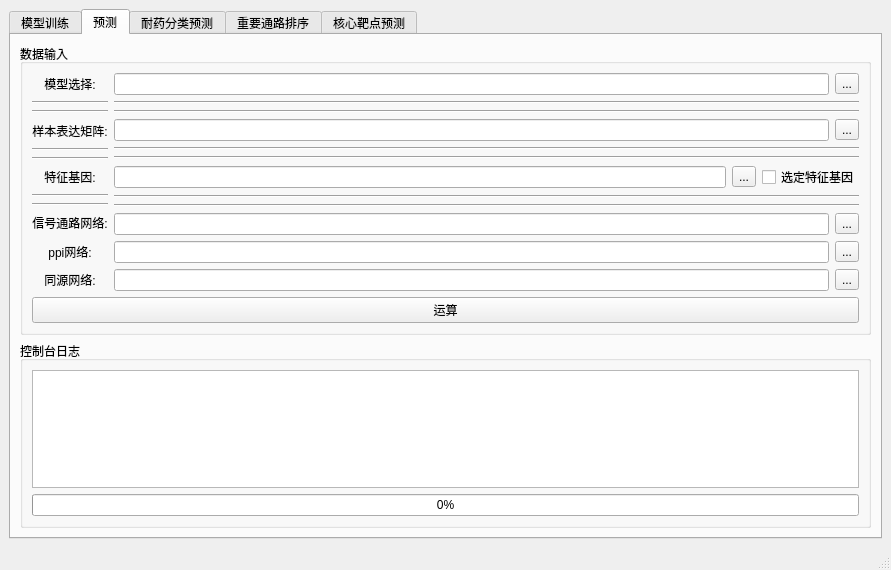
<?xml version="1.0" encoding="UTF-8"?>
<ui version="4.0">
 <class>MainWindow</class>
 <widget class="QMainWindow" name="MainWindow">
  <property name="enabled">
   <bool>true</bool>
  </property>
  <property name="geometry">
   <rect>
    <x>0</x>
    <y>0</y>
    <width>891</width>
    <height>570</height>
   </rect>
  </property>
  <property name="windowTitle">
   <string>GC-PGE</string>
  </property>
  <property name="iconSize">
   <size>
    <width>50</width>
    <height>50</height>
   </size>
  </property>
  <widget class="QWidget" name="centralwidget">
   <layout class="QGridLayout" name="gridLayout_6">
    <item row="0" column="0">
     <widget class="QTabWidget" name="tabWidget">
      <property name="currentIndex">
       <number>1</number>
      </property>
      <widget class="QWidget" name="tab_5">
       <attribute name="title">
        <string>模型训练</string>
       </attribute>
       <layout class="QHBoxLayout" name="horizontalLayout_14">
        <item>
         <layout class="QVBoxLayout" name="verticalLayout_10">
          <item>
           <widget class="QGroupBox" name="groupBox_2">
            <property name="toolTip">
             <string>&lt;html&gt;&lt;head/&gt;&lt;body&gt;&lt;p&gt;&lt;br/&gt;&lt;/p&gt;&lt;/body&gt;&lt;/html&gt;</string>
            </property>
            <property name="whatsThis">
             <string>&lt;html&gt;&lt;head/&gt;&lt;body&gt;&lt;p&gt;&lt;br/&gt;&lt;/p&gt;&lt;/body&gt;&lt;/html&gt;</string>
            </property>
            <property name="title">
             <string>数据输入</string>
            </property>
            <layout class="QVBoxLayout" name="verticalLayout_7">
             <item>
              <layout class="QHBoxLayout" name="horizontalLayout_10">
               <item>
                <layout class="QVBoxLayout" name="verticalLayout_8">
                 <item>
                  <widget class="QLabel" name="label_7">
                   <property name="toolTip">
                    <string>&lt;html&gt;&lt;head/&gt;&lt;body&gt;&lt;p&gt;请选择输入样本表达值矩阵文件&lt;/p&gt;&lt;/body&gt;&lt;/html&gt;</string>
                   </property>
                   <property name="text">
                    <string>样本表达矩阵:</string>
                   </property>
                   <property name="alignment">
                    <set>Qt::AlignCenter</set>
                   </property>
                   <property name="indent">
                    <number>-1</number>
                   </property>
                  </widget>
                 </item>
                 <item>
                  <widget class="Line" name="line_13">
                   <property name="orientation">
                    <enum>Qt::Horizontal</enum>
                   </property>
                  </widget>
                 </item>
                 <item>
                  <widget class="Line" name="line_14">
                   <property name="orientation">
                    <enum>Qt::Horizontal</enum>
                   </property>
                  </widget>
                 </item>
                 <item>
                  <widget class="QLabel" name="label_8">
                   <property name="toolTip">
                    <string>&lt;html&gt;&lt;head/&gt;&lt;body&gt;&lt;p&gt;请选择输入样本标签文件&lt;/p&gt;&lt;/body&gt;&lt;/html&gt;</string>
                   </property>
                   <property name="text">
                    <string>样本标签:</string>
                   </property>
                   <property name="alignment">
                    <set>Qt::AlignCenter</set>
                   </property>
                   <property name="indent">
                    <number>-1</number>
                   </property>
                  </widget>
                 </item>
                 <item>
                  <widget class="Line" name="line_15">
                   <property name="orientation">
                    <enum>Qt::Horizontal</enum>
                   </property>
                  </widget>
                 </item>
                 <item>
                  <widget class="Line" name="line_16">
                   <property name="orientation">
                    <enum>Qt::Horizontal</enum>
                   </property>
                  </widget>
                 </item>
                 <item>
                  <widget class="QLabel" name="label_9">
                   <property name="toolTip">
                    <string>&lt;html&gt;&lt;head/&gt;&lt;body&gt;&lt;p&gt;请选择特征基因，若需随机抽取加入训练的特征基因，则需勾选“选取特征基因”选项。&lt;/p&gt;&lt;/body&gt;&lt;/html&gt;</string>
                   </property>
                   <property name="text">
                    <string>特征基因:</string>
                   </property>
                   <property name="alignment">
                    <set>Qt::AlignCenter</set>
                   </property>
                   <property name="indent">
                    <number>-1</number>
                   </property>
                  </widget>
                 </item>
                 <item>
                  <widget class="Line" name="line_17">
                   <property name="orientation">
                    <enum>Qt::Horizontal</enum>
                   </property>
                  </widget>
                 </item>
                 <item>
                  <widget class="Line" name="line_18">
                   <property name="orientation">
                    <enum>Qt::Horizontal</enum>
                   </property>
                  </widget>
                 </item>
                 <item>
                  <widget class="QLabel" name="label_10">
                   <property name="toolTip">
                    <string>&lt;html&gt;&lt;head/&gt;&lt;body&gt;&lt;p&gt;请选择信号通路网络文件&lt;/p&gt;&lt;/body&gt;&lt;/html&gt;</string>
                   </property>
                   <property name="text">
                    <string>信号通路网络:</string>
                   </property>
                   <property name="alignment">
                    <set>Qt::AlignCenter</set>
                   </property>
                   <property name="indent">
                    <number>-1</number>
                   </property>
                  </widget>
                 </item>
                 <item>
                  <widget class="QLabel" name="label_11">
                   <property name="toolTip">
                    <string>&lt;html&gt;&lt;head/&gt;&lt;body&gt;&lt;p&gt;请选择PPI网络文件&lt;/p&gt;&lt;/body&gt;&lt;/html&gt;</string>
                   </property>
                   <property name="text">
                    <string>ppi网络:</string>
                   </property>
                   <property name="alignment">
                    <set>Qt::AlignCenter</set>
                   </property>
                   <property name="indent">
                    <number>-1</number>
                   </property>
                  </widget>
                 </item>
                 <item>
                  <widget class="QLabel" name="label_12">
                   <property name="toolTip">
                    <string>&lt;html&gt;&lt;head/&gt;&lt;body&gt;&lt;p&gt;请选择同源基因网络文件&lt;/p&gt;&lt;/body&gt;&lt;/html&gt;</string>
                   </property>
                   <property name="text">
                    <string>同源网络:</string>
                   </property>
                   <property name="alignment">
                    <set>Qt::AlignCenter</set>
                   </property>
                   <property name="indent">
                    <number>-1</number>
                   </property>
                  </widget>
                 </item>
                </layout>
               </item>
               <item>
                <layout class="QVBoxLayout" name="verticalLayout_9">
                 <item>
                  <layout class="QHBoxLayout" name="horizontalLayout_3">
                   <item>
                    <widget class="QLineEdit" name="lineEdit_7"/>
                   </item>
                   <item>
                    <widget class="QToolButton" name="toolButton_7">
                     <property name="text">
                      <string>...</string>
                     </property>
                    </widget>
                   </item>
                  </layout>
                 </item>
                 <item>
                  <widget class="Line" name="line_19">
                   <property name="orientation">
                    <enum>Qt::Horizontal</enum>
                   </property>
                  </widget>
                 </item>
                 <item>
                  <widget class="Line" name="line_20">
                   <property name="orientation">
                    <enum>Qt::Horizontal</enum>
                   </property>
                  </widget>
                 </item>
                 <item>
                  <layout class="QHBoxLayout" name="horizontalLayout_8">
                   <item>
                    <widget class="QLineEdit" name="lineEdit_8"/>
                   </item>
                   <item>
                    <widget class="QToolButton" name="toolButton_8">
                     <property name="text">
                      <string>...</string>
                     </property>
                    </widget>
                   </item>
                  </layout>
                 </item>
                 <item>
                  <widget class="Line" name="line_21">
                   <property name="orientation">
                    <enum>Qt::Horizontal</enum>
                   </property>
                  </widget>
                 </item>
                 <item>
                  <widget class="Line" name="line_22">
                   <property name="orientation">
                    <enum>Qt::Horizontal</enum>
                   </property>
                  </widget>
                 </item>
                 <item>
                  <layout class="QHBoxLayout" name="horizontalLayout_9">
                   <item>
                    <widget class="QLineEdit" name="lineEdit_9"/>
                   </item>
                   <item>
                    <widget class="QToolButton" name="toolButton_9">
                     <property name="text">
                      <string>...</string>
                     </property>
                    </widget>
                   </item>
                   <item>
                    <widget class="QCheckBox" name="checkBox_2">
                     <property name="text">
                      <string>选定特征基因</string>
                     </property>
                    </widget>
                   </item>
                  </layout>
                 </item>
                 <item>
                  <widget class="Line" name="line_23">
                   <property name="orientation">
                    <enum>Qt::Horizontal</enum>
                   </property>
                  </widget>
                 </item>
                 <item>
                  <widget class="Line" name="line_24">
                   <property name="orientation">
                    <enum>Qt::Horizontal</enum>
                   </property>
                  </widget>
                 </item>
                 <item>
                  <layout class="QHBoxLayout" name="horizontalLayout_11">
                   <item>
                    <widget class="QLineEdit" name="lineEdit_10"/>
                   </item>
                   <item>
                    <widget class="QToolButton" name="toolButton_10">
                     <property name="text">
                      <string>...</string>
                     </property>
                    </widget>
                   </item>
                  </layout>
                 </item>
                 <item>
                  <layout class="QHBoxLayout" name="horizontalLayout_12">
                   <item>
                    <widget class="QLineEdit" name="lineEdit_11"/>
                   </item>
                   <item>
                    <widget class="QToolButton" name="toolButton_11">
                     <property name="text">
                      <string>...</string>
                     </property>
                    </widget>
                   </item>
                  </layout>
                 </item>
                 <item>
                  <layout class="QHBoxLayout" name="horizontalLayout_13">
                   <item>
                    <widget class="QLineEdit" name="lineEdit_12"/>
                   </item>
                   <item>
                    <widget class="QToolButton" name="toolButton_12">
                     <property name="text">
                      <string>...</string>
                     </property>
                    </widget>
                   </item>
                  </layout>
                 </item>
                </layout>
               </item>
              </layout>
             </item>
             <item>
              <widget class="QPushButton" name="pushButton_6">
               <property name="text">
                <string>运算</string>
               </property>
              </widget>
             </item>
            </layout>
           </widget>
          </item>
          <item>
           <widget class="QGroupBox" name="groupBox_4">
            <property name="title">
             <string>控制台日志</string>
            </property>
            <layout class="QGridLayout" name="gridLayout_5">
             <item row="0" column="0">
              <layout class="QVBoxLayout" name="verticalLayout_4">
               <item>
                <widget class="QTextEdit" name="textEdit"/>
               </item>
               <item>
                <widget class="QProgressBar" name="progressBar_3">
                 <property name="enabled">
                  <bool>true</bool>
                 </property>
                 <property name="value">
                  <number>0</number>
                 </property>
                 <property name="textVisible">
                  <bool>true</bool>
                 </property>
                </widget>
               </item>
              </layout>
             </item>
            </layout>
           </widget>
          </item>
         </layout>
        </item>
        <item>
         <widget class="QGroupBox" name="groupBox_3">
          <property name="title">
           <string>训练结果</string>
          </property>
          <layout class="QGridLayout" name="gridLayout_2">
           <item row="0" column="0">
            <layout class="QVBoxLayout" name="verticalLayout_6">
             <item>
              <widget class="QGraphicsView" name="graphicsView"/>
             </item>
             <item>
              <widget class="QGraphicsView" name="graphicsView_2"/>
             </item>
             <item>
              <widget class="QPushButton" name="pushButton_2">
               <property name="text">
                <string>保存结果</string>
               </property>
              </widget>
             </item>
            </layout>
           </item>
          </layout>
         </widget>
        </item>
       </layout>
      </widget>
      <widget class="QWidget" name="tab">
       <attribute name="title">
        <string>预测</string>
       </attribute>
       <layout class="QGridLayout" name="gridLayout">
        <item row="0" column="0">
         <widget class="QGroupBox" name="groupBox">
          <property name="toolTip">
           <string>&lt;html&gt;&lt;head/&gt;&lt;body&gt;&lt;p&gt;&lt;br/&gt;&lt;/p&gt;&lt;/body&gt;&lt;/html&gt;</string>
          </property>
          <property name="whatsThis">
           <string>&lt;html&gt;&lt;head/&gt;&lt;body&gt;&lt;p&gt;&lt;br/&gt;&lt;/p&gt;&lt;/body&gt;&lt;/html&gt;</string>
          </property>
          <property name="title">
           <string>数据输入</string>
          </property>
          <layout class="QVBoxLayout" name="verticalLayout_3">
           <item>
            <layout class="QFormLayout" name="formLayout">
             <item row="0" column="0">
              <layout class="QVBoxLayout" name="verticalLayout_2">
               <item>
                <widget class="QLabel" name="label">
                 <property name="toolTip">
                  <string>&lt;html&gt;&lt;head/&gt;&lt;body&gt;&lt;p&gt;请选择输入样本表达值矩阵文件&lt;/p&gt;&lt;/body&gt;&lt;/html&gt;</string>
                 </property>
                 <property name="text">
                  <string>模型选择:</string>
                 </property>
                 <property name="alignment">
                  <set>Qt::AlignCenter</set>
                 </property>
                 <property name="indent">
                  <number>-1</number>
                 </property>
                </widget>
               </item>
               <item>
                <widget class="Line" name="line_10">
                 <property name="orientation">
                  <enum>Qt::Horizontal</enum>
                 </property>
                </widget>
               </item>
               <item>
                <widget class="Line" name="line_9">
                 <property name="orientation">
                  <enum>Qt::Horizontal</enum>
                 </property>
                </widget>
               </item>
               <item>
                <widget class="QLabel" name="label_2">
                 <property name="toolTip">
                  <string>&lt;html&gt;&lt;head/&gt;&lt;body&gt;&lt;p&gt;请选择输入样本标签文件&lt;/p&gt;&lt;/body&gt;&lt;/html&gt;</string>
                 </property>
                 <property name="text">
                  <string>样本表达矩阵:</string>
                 </property>
                 <property name="alignment">
                  <set>Qt::AlignCenter</set>
                 </property>
                 <property name="indent">
                  <number>-1</number>
                 </property>
                </widget>
               </item>
               <item>
                <widget class="Line" name="line">
                 <property name="orientation">
                  <enum>Qt::Horizontal</enum>
                 </property>
                </widget>
               </item>
               <item>
                <widget class="Line" name="line_3">
                 <property name="orientation">
                  <enum>Qt::Horizontal</enum>
                 </property>
                </widget>
               </item>
               <item>
                <widget class="QLabel" name="label_3">
                 <property name="toolTip">
                  <string>&lt;html&gt;&lt;head/&gt;&lt;body&gt;&lt;p&gt;请选择特征基因，若需随机抽取加入训练的特征基因，则需勾选“选取特征基因”选项。&lt;/p&gt;&lt;/body&gt;&lt;/html&gt;</string>
                 </property>
                 <property name="text">
                  <string>特征基因:</string>
                 </property>
                 <property name="alignment">
                  <set>Qt::AlignCenter</set>
                 </property>
                 <property name="indent">
                  <number>-1</number>
                 </property>
                </widget>
               </item>
               <item>
                <widget class="Line" name="line_5">
                 <property name="orientation">
                  <enum>Qt::Horizontal</enum>
                 </property>
                </widget>
               </item>
               <item>
                <widget class="Line" name="line_7">
                 <property name="orientation">
                  <enum>Qt::Horizontal</enum>
                 </property>
                </widget>
               </item>
               <item>
                <widget class="QLabel" name="label_4">
                 <property name="toolTip">
                  <string>&lt;html&gt;&lt;head/&gt;&lt;body&gt;&lt;p&gt;请选择信号通路网络文件&lt;/p&gt;&lt;/body&gt;&lt;/html&gt;</string>
                 </property>
                 <property name="text">
                  <string>信号通路网络:</string>
                 </property>
                 <property name="alignment">
                  <set>Qt::AlignCenter</set>
                 </property>
                 <property name="indent">
                  <number>-1</number>
                 </property>
                </widget>
               </item>
               <item>
                <widget class="QLabel" name="label_5">
                 <property name="toolTip">
                  <string>&lt;html&gt;&lt;head/&gt;&lt;body&gt;&lt;p&gt;请选择PPI网络文件&lt;/p&gt;&lt;/body&gt;&lt;/html&gt;</string>
                 </property>
                 <property name="text">
                  <string>ppi网络:</string>
                 </property>
                 <property name="alignment">
                  <set>Qt::AlignCenter</set>
                 </property>
                 <property name="indent">
                  <number>-1</number>
                 </property>
                </widget>
               </item>
               <item>
                <widget class="QLabel" name="label_6">
                 <property name="toolTip">
                  <string>&lt;html&gt;&lt;head/&gt;&lt;body&gt;&lt;p&gt;请选择同源基因网络文件&lt;/p&gt;&lt;/body&gt;&lt;/html&gt;</string>
                 </property>
                 <property name="text">
                  <string>同源网络:</string>
                 </property>
                 <property name="alignment">
                  <set>Qt::AlignCenter</set>
                 </property>
                 <property name="indent">
                  <number>-1</number>
                 </property>
                </widget>
               </item>
              </layout>
             </item>
             <item row="0" column="1">
              <layout class="QVBoxLayout" name="verticalLayout">
               <item>
                <layout class="QHBoxLayout" name="horizontalLayout_2">
                 <item>
                  <widget class="QLineEdit" name="lineEdit"/>
                 </item>
                 <item>
                  <widget class="QToolButton" name="toolButton">
                   <property name="text">
                    <string>...</string>
                   </property>
                  </widget>
                 </item>
                </layout>
               </item>
               <item>
                <widget class="Line" name="line_11">
                 <property name="orientation">
                  <enum>Qt::Horizontal</enum>
                 </property>
                </widget>
               </item>
               <item>
                <widget class="Line" name="line_12">
                 <property name="orientation">
                  <enum>Qt::Horizontal</enum>
                 </property>
                </widget>
               </item>
               <item>
                <layout class="QHBoxLayout" name="horizontalLayout_4">
                 <item>
                  <widget class="QLineEdit" name="lineEdit_2"/>
                 </item>
                 <item>
                  <widget class="QToolButton" name="toolButton_2">
                   <property name="text">
                    <string>...</string>
                   </property>
                  </widget>
                 </item>
                </layout>
               </item>
               <item>
                <widget class="Line" name="line_2">
                 <property name="orientation">
                  <enum>Qt::Horizontal</enum>
                 </property>
                </widget>
               </item>
               <item>
                <widget class="Line" name="line_4">
                 <property name="orientation">
                  <enum>Qt::Horizontal</enum>
                 </property>
                </widget>
               </item>
               <item>
                <layout class="QHBoxLayout" name="horizontalLayout_5">
                 <item>
                  <widget class="QLineEdit" name="lineEdit_3"/>
                 </item>
                 <item>
                  <widget class="QToolButton" name="toolButton_3">
                   <property name="text">
                    <string>...</string>
                   </property>
                  </widget>
                 </item>
                 <item>
                  <widget class="QCheckBox" name="checkBox">
                   <property name="text">
                    <string>选定特征基因</string>
                   </property>
                  </widget>
                 </item>
                </layout>
               </item>
               <item>
                <widget class="Line" name="line_6">
                 <property name="orientation">
                  <enum>Qt::Horizontal</enum>
                 </property>
                </widget>
               </item>
               <item>
                <widget class="Line" name="line_8">
                 <property name="orientation">
                  <enum>Qt::Horizontal</enum>
                 </property>
                </widget>
               </item>
               <item>
                <layout class="QHBoxLayout" name="horizontalLayout_6">
                 <item>
                  <widget class="QLineEdit" name="lineEdit_4"/>
                 </item>
                 <item>
                  <widget class="QToolButton" name="toolButton_4">
                   <property name="text">
                    <string>...</string>
                   </property>
                  </widget>
                 </item>
                </layout>
               </item>
               <item>
                <layout class="QHBoxLayout" name="horizontalLayout_7">
                 <item>
                  <widget class="QLineEdit" name="lineEdit_5"/>
                 </item>
                 <item>
                  <widget class="QToolButton" name="toolButton_5">
                   <property name="text">
                    <string>...</string>
                   </property>
                  </widget>
                 </item>
                </layout>
               </item>
               <item>
                <layout class="QHBoxLayout" name="horizontalLayout">
                 <item>
                  <widget class="QLineEdit" name="lineEdit_6"/>
                 </item>
                 <item>
                  <widget class="QToolButton" name="toolButton_6">
                   <property name="text">
                    <string>...</string>
                   </property>
                  </widget>
                 </item>
                </layout>
               </item>
              </layout>
             </item>
            </layout>
           </item>
           <item>
            <widget class="QPushButton" name="pushButton">
             <property name="text">
              <string>运算</string>
             </property>
            </widget>
           </item>
          </layout>
         </widget>
        </item>
        <item row="1" column="0">
         <widget class="QGroupBox" name="groupBox_5">
          <property name="title">
           <string>控制台日志</string>
          </property>
          <layout class="QVBoxLayout" name="verticalLayout_11">
           <item>
            <widget class="QTextEdit" name="textEdit_2"/>
           </item>
           <item>
            <widget class="QProgressBar" name="progressBar">
             <property name="enabled">
              <bool>true</bool>
             </property>
             <property name="value">
              <number>0</number>
             </property>
             <property name="textVisible">
              <bool>true</bool>
             </property>
            </widget>
           </item>
          </layout>
         </widget>
        </item>
       </layout>
      </widget>
      <widget class="QWidget" name="tab_4">
       <attribute name="title">
        <string>耐药分类预测</string>
       </attribute>
       <layout class="QVBoxLayout" name="verticalLayout_5">
        <item>
         <widget class="QTableWidget" name="tableWidget">
          <attribute name="horizontalHeaderDefaultSectionSize">
           <number>200</number>
          </attribute>
          <attribute name="horizontalHeaderHighlightSections">
           <bool>false</bool>
          </attribute>
         </widget>
        </item>
        <item>
         <widget class="QPushButton" name="pushButton_5">
          <property name="text">
           <string>保存结果</string>
          </property>
         </widget>
        </item>
       </layout>
      </widget>
      <widget class="QWidget" name="tab_2">
       <attribute name="title">
        <string>重要通路排序</string>
       </attribute>
       <layout class="QGridLayout" name="gridLayout_4">
        <item row="1" column="0">
         <widget class="QPushButton" name="pushButton_3">
          <property name="text">
           <string>保存结果</string>
          </property>
         </widget>
        </item>
        <item row="0" column="0">
         <widget class="QTableWidget" name="tableWidget_2">
          <attribute name="horizontalHeaderDefaultSectionSize">
           <number>500</number>
          </attribute>
         </widget>
        </item>
       </layout>
      </widget>
      <widget class="QWidget" name="tab_3">
       <attribute name="title">
        <string>核心靶点预测</string>
       </attribute>
       <layout class="QGridLayout" name="gridLayout_3">
        <item row="0" column="0">
         <widget class="QGraphicsView" name="graphicsView_3"/>
        </item>
        <item row="1" column="0">
         <widget class="QPushButton" name="pushButton_4">
          <property name="text">
           <string>保存结果</string>
          </property>
         </widget>
        </item>
       </layout>
      </widget>
     </widget>
    </item>
   </layout>
  </widget>
  <widget class="QStatusBar" name="statusbar"/>
 </widget>
 <resources/>
 <connections/>
</ui>
